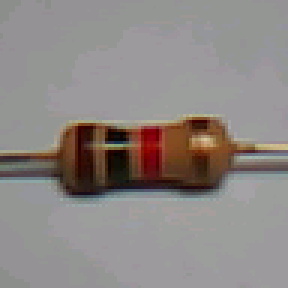
#> input picture module 1/content/dataset/resistor/0.png, 96 x 96 px, found by its file name (shown 3 times larger)
$ jupyter execute --allow-errors image_transforms_demo.ipynb
#> lines starting #> are read from the running program, lines starting #| are printed output that depends on the picture
# Image Transforms Demo

[](https://colab.research.google.com/github/ShawnHymel/computer-vision-with-embedded-machine-learning/blob/master/2.3.2%20-%20Data%20Augmentation/image_transforms_demo.ipynb)

Run this notebook to see some common image transforms that can be used to create an augmented dataset.

Upload an image (e.g. "0.bmp") and set `IMG_PATH` to the location of that image.

Author: EdgeImpulse, Inc.<br>
Date: June 20, 2021<br>
License: [Apache-2.0](apache.org/licenses/LICENSE-2.0)<br>

[cell 1]
import numpy as np
import matplotlib.pyplot as plt
import random
import os
import PIL

import skimage.transform
import skimage.util

[cell 2]
### Settings

# Location of image
IMG_PATH = "D:/z_Dev/ai/Machine Learning/Coursera Embeded Machine Learning/module 1/content/dataset/resistor/0.png"

# You are welcome to change the seed to get different augmentation effects
SEED = 42
random.seed(SEED)

[cell 3]
### Load image as Numpy array

# Open image
img = PIL.Image.open(IMG_PATH)
#> img is the input picture: PIL image 96x96 RGBA; mean R, G, B, A 141.7, 135.8, 133.1, 255

# Convert the image to a Numpy array, optionally invert, and append to X
img = np.asarray(img)

[cell 4]
### Get height and width of image
height = img.shape[0]
#> height = 96
width = img.shape[1]
#> width = 96

[cell 5]
### View the image

# Print part of image
print(img.shape)
#| (96, 96, 4)
print("First channel:")
print(img[:,:,0])
#> (printed output is left out)

# Display image from array
plt.imshow(img, vmin=0, vmax=255)

[cell 6]
### Flip

# Create three separate flips
flip_1 = np.fliplr(img)
flip_2 = np.flipud(img)
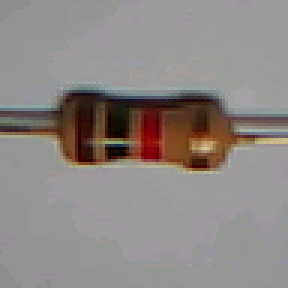
#> flip_2: shape (96, 96, 4) (shown 3 times larger); mean R, G, B, A 141.7, 135.8, 133.1, 255
flip_3 = np.flipud(np.fliplr(img))
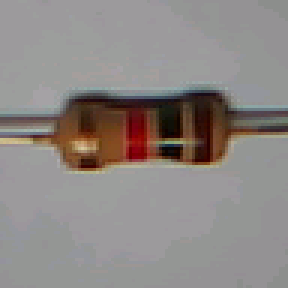
#> flip_3: shape (96, 96, 4) (shown 3 times larger); mean R, G, B, A 141.7, 135.8, 133.1, 255

# Show the original and the transforms
figs, axs = plt.subplots(1, 4, figsize=(14, 14))
axs[0].imshow(img, vmin=0, vmax=255)
axs[1].imshow(flip_1, vmin=0, vmax=255)
axs[2].imshow(flip_2, vmin=0, vmax=255)
axs[3].imshow(flip_3, vmin=0, vmax=255)
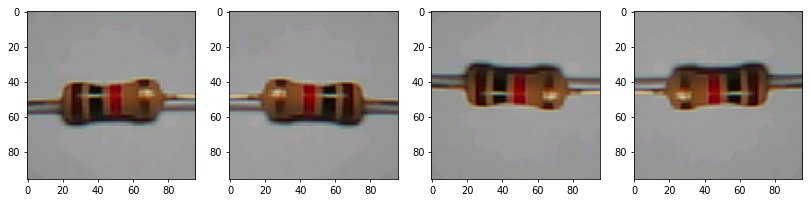
#> figure drawn by matplotlib, 4 panels

[cell 7]
### Rotate

# Create 3 rotations at the 45, 90, 135. Note that rotate() normalizes values, so we need to keep
# them in the 0..255 integer range.
rot_1 = skimage.transform.rotate(img, angle=45, mode='edge', preserve_range=True).astype(np.uint8)
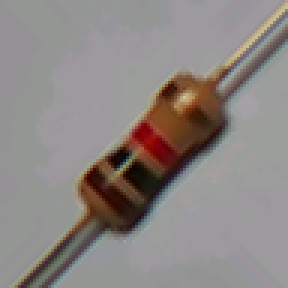
#> rot_1: shape (96, 96, 4) (shown 3 times larger); mean R, G, B, A 140.9, 134.8, 131.8, 255
rot_2 = skimage.transform.rotate(img, angle=90, mode='edge', preserve_range=True).astype(np.uint8)
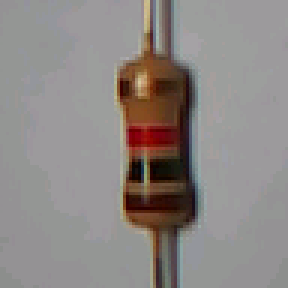
#> rot_2: shape (96, 96, 4) (shown 3 times larger); mean R, G, B, A 141.6, 135.7, 133.1, 255; transparent parts drawn white
rot_3 = skimage.transform.rotate(img, angle=135, mode='edge', preserve_range=True).astype(np.uint8)
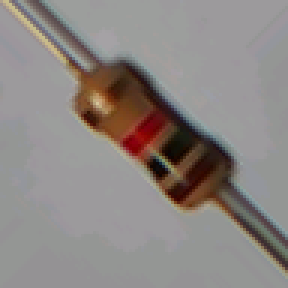
#> rot_3: shape (96, 96, 4) (shown 3 times larger); mean R, G, B, A 140.9, 134.8, 131.8, 255

# Show the original and the transforms
figs, axs = plt.subplots(1, 4, figsize=(14, 14))
axs[0].imshow(img, vmin=0, vmax=255)
axs[1].imshow(rot_1, vmin=0, vmax=255)
axs[2].imshow(rot_2, vmin=0, vmax=255)
axs[3].imshow(rot_3, vmin=0, vmax=255)

[cell 8]
import numpy as np
import random
import matplotlib.pyplot as plt
from skimage import transform  # Ensure this line is present to import transform

# Choose a scale/crop factor (must be >= 1.0)
scale_factor = 1.3

# Create scaled images (e.g. make the image bigger)
img_scaled = transform.rescale(img,
                                scale=scale_factor,
                                anti_aliasing=True,
                                preserve_range=True)

# Make sure new scaled image is also 8-bit integer values
img_scaled = img_scaled.astype(np.uint8)

# Get height and width of scaled image
s_h, s_w, _ = img_scaled.shape  # Unpack dimensions
#> s_h = 125; s_w = 125

# Define height and width for cropping (these should be defined)
height = 100  # Example height; adjust as needed
width = 100   # Example width; adjust as needed

# Randomly choose start of crop point
crop_y = round(random.random() * (s_h - height))
#> crop_y = 16
crop_x = round(random.random() * (s_w - width))
#> crop_x = 1

# Crop scaled image
scale_1 = img_scaled[crop_y:(crop_y + height), crop_x:(crop_x + width), :]

# Randomly choose a different crop point
crop_y = round(random.random() * (s_h - height))
#> crop_y = 7
crop_x = round(random.random() * (s_w - width))
#> crop_x = 6

# Crop scaled image
scale_2 = img_scaled[crop_y:(crop_y + height), crop_x:(crop_x + width), :]

# Show the original and the transforms
figs, axs = plt.subplots(1, 3, figsize=(10, 10))
axs[0].imshow(img, vmin=0, vmax=255)
#> (the rest of this cell did not finish here and is left out)

[cell 9]
### Translation

# Choose random amount to translate (up to 1/4 image width, height) in either direction
tr_y = round((0.5 - random.random()) * (height / 2))
tr_x = round((0.5 - random.random()) * (width / 2))

# Perform translation to create new image
translation = skimage.transform.AffineTransform(translation=(tr_y, tr_x))
tr_1 = skimage.transform.warp(img, translation, mode='edge', preserve_range=True)
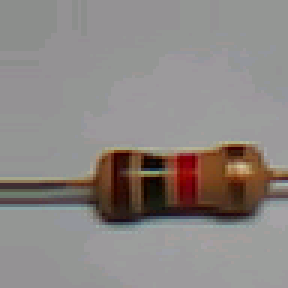
#> tr_1: shape (96, 96, 4) float64 (shown 3 times larger); mean R, G, B, A 140, 134.4, 131.5, 255
tr_1 = tr_1.astype(np.uint8)

# Choose a new random amount to translate (up to 1/4 image width, height) in either direction
tr_y = round((0.5 - random.random()) * (height / 2))
tr_x = round((0.5 - random.random()) * (width / 2))

# Perform translation to create new image
translation = skimage.transform.AffineTransform(translation=(tr_y, tr_x))
tr_2 = skimage.transform.warp(img, translation, mode='edge', preserve_range=True)
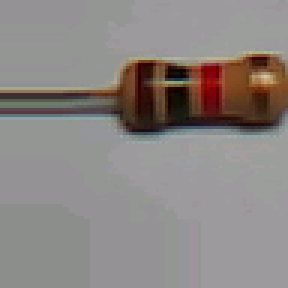
#> tr_2: shape (96, 96, 4) float64 (shown 3 times larger); mean R, G, B, A 139.6, 134, 131.3, 255
tr_2 = tr_2.astype(np.uint8)

# Show the original and the transforms
figs, axs = plt.subplots(1, 3, figsize=(10, 10))
axs[0].imshow(img, vmin=0, vmax=255)
axs[1].imshow(tr_1, vmin=0, vmax=255)
axs[2].imshow(tr_2, vmin=0, vmax=255)

[cell 10]
from skimage import util

# Set the seed for reproducibility
np.random.seed(SEED)

# Add random Gaussian noise
mean = 0
var = 0.01  # Adjust the variance to control the noise level
gaussian_noise = np.random.normal(mean, var ** 0.5, img.shape)
noise_1 = np.clip(img + gaussian_noise * 255, 0, 255).astype(np.uint8)
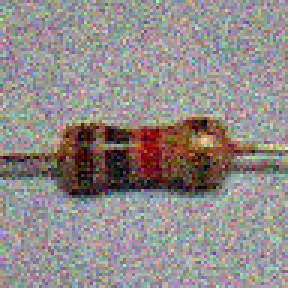
#> noise_1: shape (96, 96, 4) (shown 3 times larger); mean R, G, B, A 141.4, 135.2, 132.8, 244.7; transparent parts drawn white

# Add random "salt and pepper" noise
noise_2 = util.random_noise(img, mode='s&p')
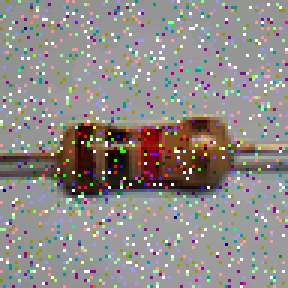
#> noise_2: shape (96, 96, 4) float64 (shown 3 times larger); mean R, G, B, A 0.554, 0.534, 0.522, 0.975; transparent parts drawn white
noise_2 = (noise_2 * 255).astype(np.uint8)

# Show the original and the transforms
figs, axs = plt.subplots(1, 3, figsize=(10, 10))
axs[0].imshow(img, vmin=0, vmax=255)
axs[1].imshow(noise_1, vmin=0, vmax=255)
axs[2].imshow(noise_2, vmin=0, vmax=255)

for ax in axs:
    ax.axis('off')  # Turn off axis
plt.show()

$ run again, with module 1/content/dataset/resistor/10.png copied over module 1/content/dataset/resistor/0.png
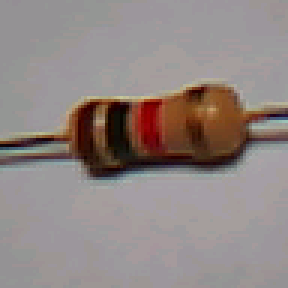
#> input picture module 1/content/dataset/resistor/10.png, 96 x 96 px, found by its file name (shown 3 times larger)
#> img is the input picture: PIL image 96x96 RGBA; mean R, G, B, A 144.9, 134.2, 131.7, 255
#| (96, 96, 4)
#> (printed output is left out)
#> `noise_1 = np.clip(img + gaussian_noise * 255, 0, 255).astype(np.uint8)`:
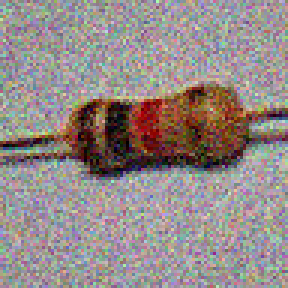
#> noise_1: shape (96, 96, 4) (shown 3 times larger); mean R, G, B, A 144.6, 133.6, 131.5, 244.7; transparent parts drawn white
#> `noise_2 = util.random_noise(img, mode='s&p')`:
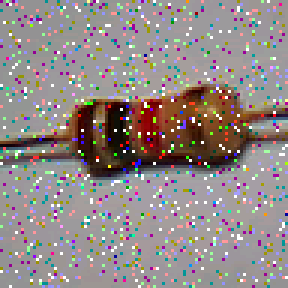
#> noise_2: shape (96, 96, 4) float64 (shown 3 times larger); mean R, G, B, A 0.564, 0.524, 0.519, 0.975; transparent parts drawn white

$ run again, with module 1/content/dataset/resistor/11.png copied over module 1/content/dataset/resistor/0.png
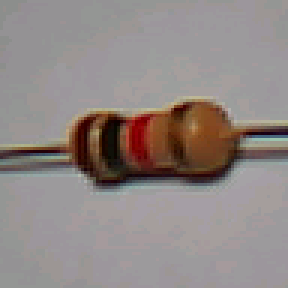
#> input picture module 1/content/dataset/resistor/11.png, 96 x 96 px, found by its file name (shown 3 times larger)
#> img is the input picture: PIL image 96x96 RGBA; mean R, G, B, A 145, 135.9, 133.5, 255
#| (96, 96, 4)
#> (printed output is left out)
#> `noise_2 = util.random_noise(img, mode='s&p')`:
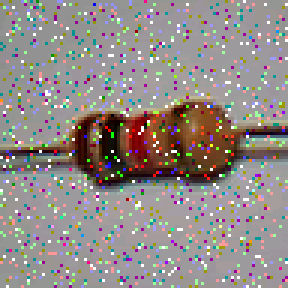
#> noise_2: shape (96, 96, 4) float64 (shown 3 times larger); mean R, G, B, A 0.566, 0.534, 0.523, 0.977; transparent parts drawn white
